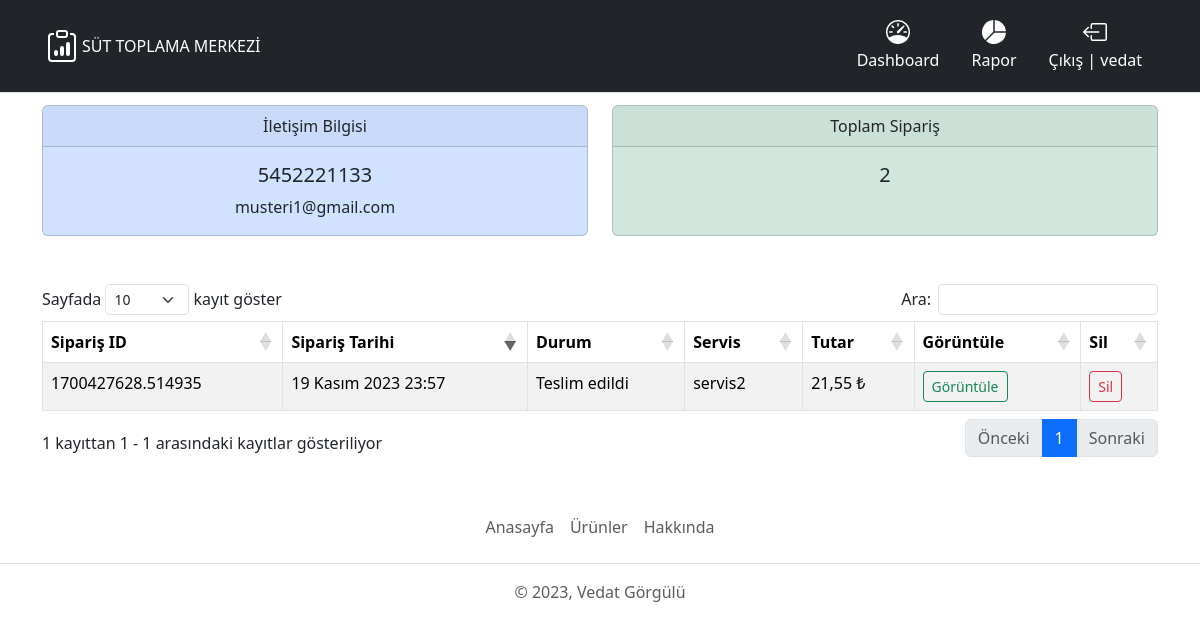
The page /mainboard/customer/4/ (signed in) on the database as committed earlier.
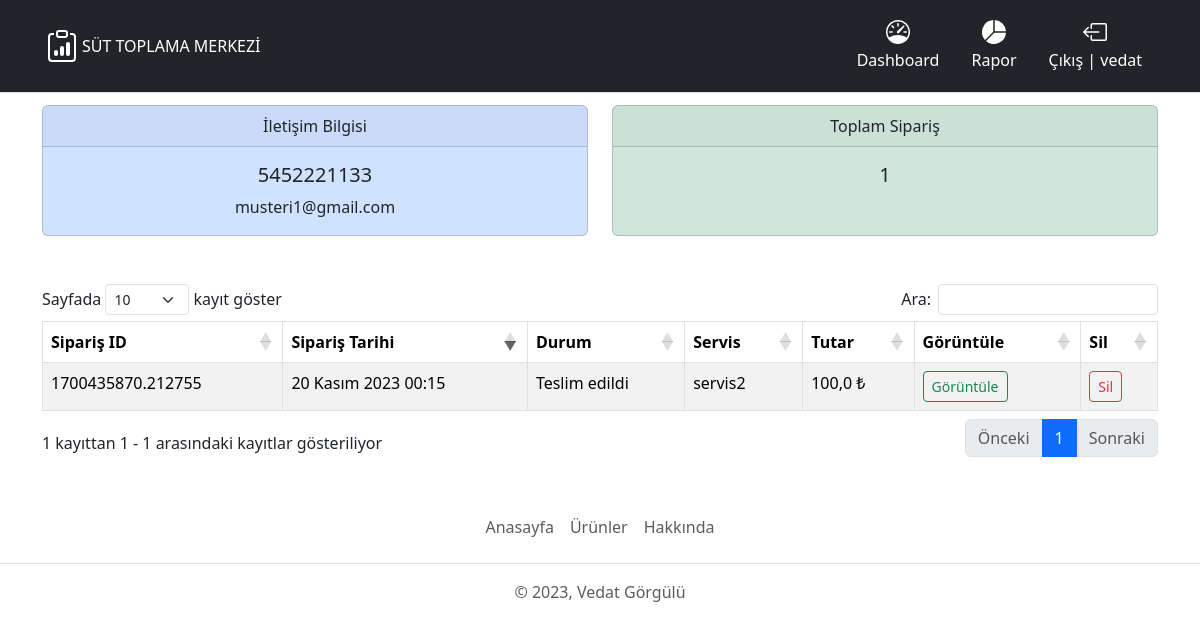
The same page on the database as committed later.
### store/models.py (models this page shows, shortened)
class Order(models.Model):
    ORDER_STATUS = (
        ('Recived', 'Sipariş alındı'),
        ('Assigned', 'Servise atandı'),
        ('Transporting', 'Taşımada'),
        ('Delivered', 'Teslim edildi'),
    )
    transaction_id = models.CharField(max_length=200, null=True)
    customer = models.ForeignKey(
        Customer, null=True, on_delete=models.SET_NULL)
    service = models.ForeignKey(Service, null=True, on_delete=models.SET_NULL)
    date_ordered = models.DateTimeField(auto_now_add=True, null=True)
    complete = models.BooleanField(default=False, null=True, blank=False)
    status = models.CharField(max_length=20, null=True,
                              choices=ORDER_STATUS, default='Sipariş alındı')
    note = models.CharField(max_length=500, null=True, blank=True)
    assign_date = models.DateTimeField(
        verbose_name='Servise atama tarihi', null=True)
    service_date = models.DateTimeField(
        verbose_name='Servise başlama tarihi', null=True)
    delivery_date = models.DateTimeField(
        verbose_name='Teslim tarihi', null=True)
    service_time = models.IntegerField(default=0)
    delivery_time = models.IntegerField(default=0)
    is_delivered = models.BooleanField(
        verbose_name='Teslimat', default=False, null=True, blank=False)
    address = LocationField(verbose_name='Siparişin Konumu', null=True, blank=False, map_attrs={
                            'placeholder': 'Haritadan konum seçiniz.',
                            'center': [38.59821903435276, 27.350622679963262],
                            })
    @property
    def get_cart_total(self):
        order_items = self.orderitem_set.all()
        total_price = float(sum([item.get_total for item in order_items]))
        return total_price
    def get_absolute_url(self):
        return reverse('store:detail', kwargs={'id': self.id})
    def get_delete_url(self):
        return reverse('store:delete', kwargs={'id': self.id})
    class Meta:
        ordering = ['-date_ordered']
        permissions = (
            ('is_operator', 'Operator yetkisine sahip'),
            ('is_service', 'Servis görevlisi yetkisine sahip'),
        )

class Service(models.Model):
    user = models.OneToOneField(
        User, on_delete=models.CASCADE, null=True, blank=True)

class OrderItem(models.Model):
    product = models.ForeignKey(
        Product, on_delete=models.SET_NULL, blank=True, null=True)
    order = models.ForeignKey(
        Order, on_delete=models.CASCADE, blank=True, null=True)
    quantity = models.IntegerField(default=0, blank=True, null=True)
    date_added = models.DateTimeField(auto_now_add=True)
    @property
    def get_total(self):
        total = self.product.price * self.quantity
        return total

class Product(models.Model):
    name = models.CharField(max_length=200, null=True)
    description = models.CharField(max_length=200, null=True)
    price = models.DecimalField(max_digits=7, decimal_places=2)
    image = models.ImageField(null=True, blank=True)

### suttoplamaapp/decorators.py (the view)
        def wrapper_func(request, *args, **kwargs):
            group = None
            if request.user.groups.exists():
                group = request.user.groups.all()[0].name
            if group in allowed_roles:
                return view_func(request, *args, **kwargs)
            else:
                return HttpResponse('Bu işlemi yapamaya yetkili değilsiniz!')

### mainboard/views.py (called while the page is built)
@login_required(login_url='account:login')
@allowed_users(allowed_roles=['admin'])
def view_customer(request, pk):
    customer = Customer.objects.get(id=pk)
    orders = customer.order_set.all()
    order_count = orders.count()
    context = {
        'customer': customer,
        'orders': orders,
        'order_count': order_count,
    }
    return render(request, 'mainboard/customer.html', context=context)

### mainboard/templates/mainboard/customer.html (shortened to what this page needs)
{% extends 'base.html' %}
{% block content %}
  <div class="col">
    <div class="row pt-1">
      <div class="col-md">
        <div class="card bg-primary-subtle text-center">
          <div class="card-header">İletişim Bilgisi</div>
          <div class="card-body">
            <h5 class="card-title">{{ customer.phone }}</h5>
            <p class="card-text">{{ customer.email }}</p>
          </div>
        </div>
      </div>
      <div class="col-md">
        <div class="card bg-success-subtle text-center" style="height: 100%;">
          <div class="card-header">Toplam Sipariş</div>
          <div class="card-body">
            <h5 class="card-title">{{ order_count }}</h5>
          </div>
        </div>
      </div>
    </div>
    <div class="row pt-5">
      <div class="col-md">
        <div class="table-responsive">
          <table id="customerViewDataTable" class="table table-striped table-bordered">
            <thead>
              <th>Sipariş ID</th>
              <th>Sipariş Tarihi</th>
              <th>Durum</th>
              <th>Servis</th>
              <th>Tutar</th>
              <th>Görüntüle</th>
              <th>Sil</th>
            </thead>
            <tbody>
              {% for order in orders %}
                {% if order.transaction_id %}
                  <tr>
                    <td>{{ order.transaction_id }}</td>
                    <td>{{ order.date_ordered }}</td>
                    <td>{{ order.status }}</td>
                    <td>{{ order.service.user }}</td>
                    <td>{{ order.get_cart_total }} ₺</td>
                    <td>
                      <a class="btn btn btn-outline-success btn-sm" href="{{ order.get_absolute_url }}">Görüntüle</a>
                    </td>
                    <td>
                      <a class="btn btn btn-outline-danger btn-sm" href="{{ order.get_delete_url }}">Sil</a>
                    </td>
                  </tr>
                {% endif %}
              {% endfor %}
            </tbody>
          </table>
        </div>
      </div>
    </div>
  </div>
{% endblock %}

Rows that differ between the two databases and show on the page:
removed Order: transaction_id "1700427628.514935", date_ordered "19 Kasım 2023 23:57", status "Teslim edildi", service.user "servis2", get_cart_total "21,55"
now on this page (row edited): Order: transaction_id "1700435870.212755", date_ordered "20 Kasım 2023 00:15", status "Teslim edildi", service.user "servis2", get_cart_total "100,0"
Other text that changed with them:
{{ order_count }}: "2" → "1"
